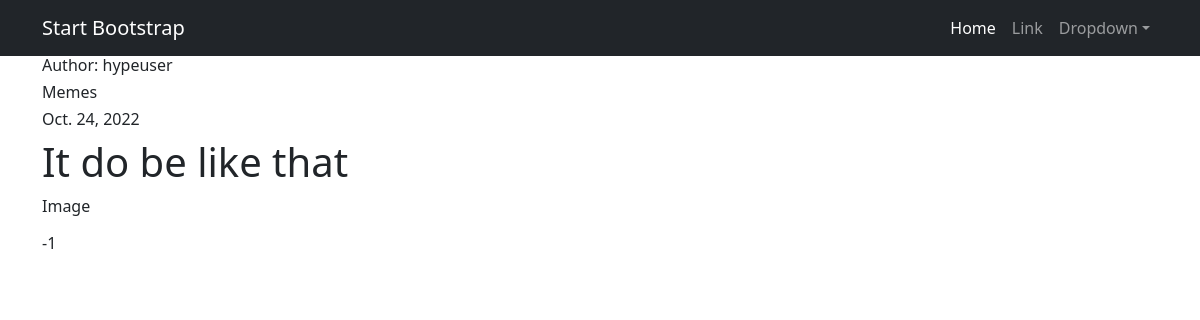
Page /posts/3 on the committed database.
### news/models.py (models this page shows, shortened)
class Post(models.Model):
    author = models.ForeignKey(User, on_delete=models.CASCADE)
    subhub = models.ForeignKey(SubHub, on_delete=models.CASCADE)
    rating = models.IntegerField(default=0)
    content = models.TextField(max_length=1024)
    header = models.TextField(max_length=128)
    date = models.DateField(auto_now_add=True)
    ARTICLE = "AR"
    NEWS = "NE"
    ELSE = "EL"
    RESTRICTION_CHOICES = [
        (ARTICLE, "Article"),
        (NEWS, "News"),
        (ELSE, "Else")
    ]
    restriction = models.CharField(
        max_length=2,
        choices=RESTRICTION_CHOICES,
        default=ELSE
    )

class SubHub(models.Model):
    name = models.CharField(max_length=128, unique=True)
    description = models.TextField(max_length=256)
    post_count = models.IntegerField(default=0)

### news/views.py (the view)
# urls.py: path('<int:pk>', PostDetail.as_view(), name='post_detail'),
class PostDetail(DetailView):
    model = Post
    template_name = 'flatpages/post.html'
    context_object_name = 'post'

### news/templatetags/custom_filters.py (called while the page is built)
@register.filter()
def curse_filter(string_to_check):
    checked_string = ''
    for word in string_to_check.split():
        for check_word in CENSORED_WORDS:
            if check_word in word.lower():
                last_chars = ''
                for char in reversed(word):
                    if char not in string.punctuation:
                        break
                    last_chars += char
                last_chars = last_chars[::-1]
                new_word = word[0] + (len(word.translate(str.maketrans('', '', string.punctuation))) - 1) * "*"
                checked_string += new_word + f"{last_chars} "
                break
        else:
            checked_string += word + " "
    return checked_string

### templates/flatpages/post.html (shortened to what this page needs)
{% extends 'flatpages/default.html' %}
{% load custom_filters %}
{% block content %}
    <div>
        <h6>Author: {{ post.author.username }}</h6>
        <h6>{{ post.subhub.name }}</h6>
        <h6>{{ post.date }}</h6>
        <h1>{{ post.header|curse_filter }}</h1>
        {{ post.content|curse_filter }}
        <h6>
            {{ post.rating }}
        </h6>
    </div>
{% endblock content %}

### rows in the picture
Post: author.username "hypeuser", subhub.name "Memes", date "Oct. 24, 2022", header|curse_filter "It do be like that", content|curse_filter "Image", rating "-1"
